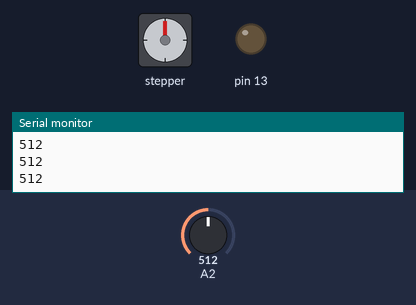
The sketch below on a simulated Arduino Uno, built with avr-gcc and run on an emulated ATmega328P. Parts: stepper motor, output pins drawn as LEDs (lit = HIGH), the last lines printed to the serial monitor. Inputs (shaded band) come from the test bench; at power-on: A2 = 512. Stepper angles assume 4096 steps per turn.

Above: at 1.2 s.
1.3 s: A2 set to 541
At 2.42 s:
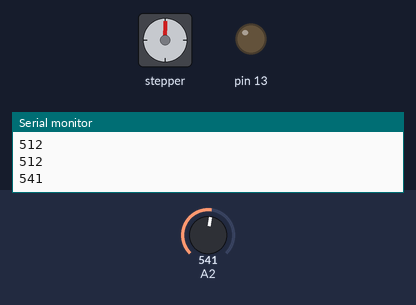
4.3 s: A2 set to 716
At 10.0 s:
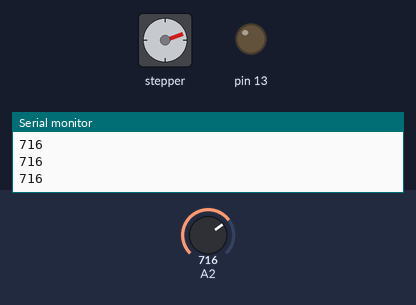
10.3 s: A2 set to 900
At 16.2 s:
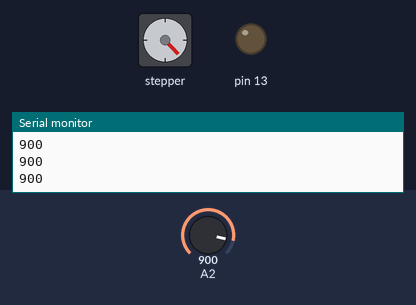
16.3 s: A2 set to 927
At 17.15 s:
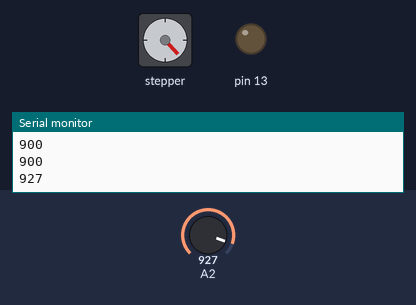
19.3 s: A2 set to 1010
At 23.07 s:
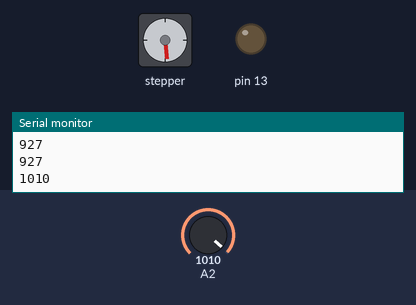
Timing chart, 0 to 23.3 s (numbered marks = the images above; inputs shaded):
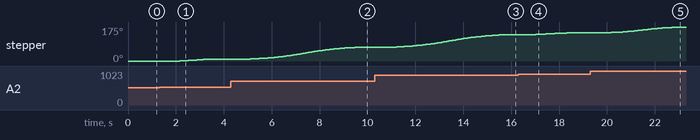

The sketch:

28by.ino
```cpp
#include <AccelStepper.h>
#define HALFSTEP 8
char status_run1 = 0;
char status_run2 = 0;
unsigned long var = 0;
unsigned int pre_var = 0;
unsigned int pre_var1 = 0;
char status_var = 0;
char status_break = 0;
// Motor pin definitions
#define motorPin1  3     // IN1 on the ULN2003 driver 1
#define motorPin2  4     // IN2 on the ULN2003 driver 1
#define motorPin3  5     // IN3 on the ULN2003 driver 1
#define motorPin4  6     // IN4 on the ULN2003 driver 1

// Initialize with pin sequence IN1-IN3-IN2-IN4 for using the AccelStepper with 28BYJ-48
AccelStepper stepper1(HALFSTEP, motorPin1, motorPin3, motorPin2, motorPin4);

void setup() {
  stepper1.setMaxSpeed(1000.0);
  stepper1.setAcceleration(100.0);
  stepper1.setSpeed(100);
  pinMode(13, OUTPUT);
  Serial.begin(9600);
  var = analogRead(A2);
  pre_var = var;
  pre_var1 = var;

}//--(end setup )---

void loop() {
  var = analogRead(A2);
  while(((var > (pre_var + 10))||(pre_var > (var + 10)))&&(!status_break))
  {
    if(var < pre_var1 + 4)
    {
      status_break = 1;
    }
    else if(pre_var1 < var + 4)
    {
      status_break = 1;
    }
    else
    {

    }
    pre_var1 = var;
    delay(500);
    var = analogRead(A2);
  }
  status_break = 0;
  Serial.println(var);
  if(var > (pre_var + 10))
  {
    if(!status_run1)
    {
      stepper1.move((var - pre_var)*4);
      status_run1 = 1;
    }
    while(stepper1.distanceToGo() != 0) {
      stepper1.run();
    }
    stepper1.stop();
    pre_var = var;
    status_run1 = 0;
  }
  else if(pre_var > (var + 10))
  {
    if(!status_run2)
    {
      stepper1.move(-((pre_var - var)*4));
      status_run2 = 2;
    }
    while(stepper1.distanceToGo() != 0) {
      stepper1.run();
    }
    stepper1.stop();
    pre_var = var;
    status_run2 = 0;
  }
  else
  {

  }
  //Change direction when the stepper reaches the target position
  /*if (stepper1.distanceToGo() == 0) {
    stepper1.moveTo(-2000);
  }
  stepper1.run();*/
}
```

Measured:
- after the input at 1.3 s, stepper: turns 10° clockwise in 1.5 s, starting after 0.85 s
- after the input at 4.3 s, stepper: turns 61° clockwise in 4.6 s, starting after 0.81 s
- after the input at 10.3 s, stepper: keeps turning clockwise at about 13°/s, starting after 0.64 s
- after the input at 19.3 s, stepper: keeps turning clockwise at about 9°/s, starting after 0.56 s
